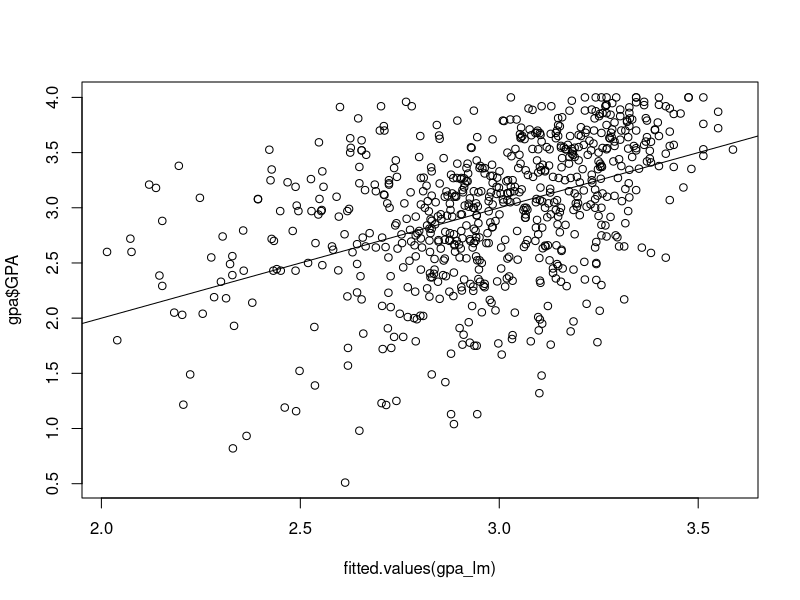

Recreate this plot in R.
## ---- chunk 1
ALL <- TRUE
ALL <- FALSE
SOL <- FALSE
#SOL <- TRUE
set.seed(12)
# library(mat2tex)
## ---- chunk 2
gpa <- read.table("gpa.txt",header=T)
## ---- chunk 3
gpa <- gpa[,2:4]
## ---- chunk 4
head(gpa)
## ---- chunk 5
gpa_lm <- lm(GPA~ACT+High_School,data=gpa) 
summary(gpa_lm)
## ---- chunk 6
plot(x=fitted.values(gpa_lm),y=gpa$GPA)
abline(a=0,b=1)
